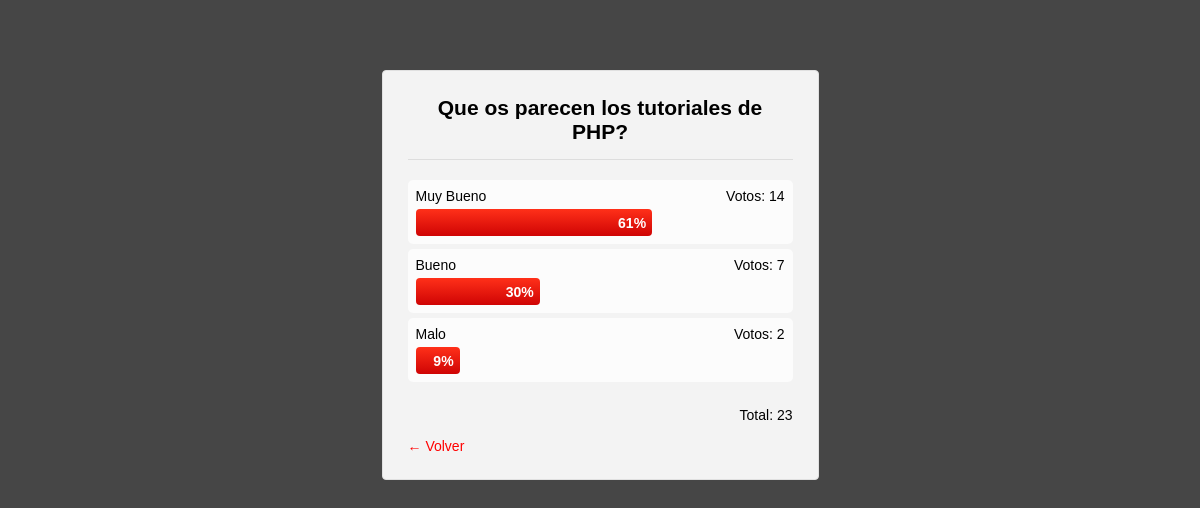
The page /resultado.php?id=1 on the database its author committed.
### tables this page shows
CREATE TABLE IF NOT EXISTS `opciones` (
  `id` int(11) NOT NULL AUTO_INCREMENT,
  `id_encuesta` int(11) NOT NULL,
  `nombre` varchar(50) NOT NULL,
  `valor` int(11) NOT NULL,
  PRIMARY KEY (`id`)
);

CREATE TABLE IF NOT EXISTS `encuestas` (
  `id` int(11) NOT NULL AUTO_INCREMENT,
  `titulo` varchar(50) NOT NULL,
  `fecha` date NOT NULL,
  PRIMARY KEY (`id`)
);

### resultado.php (the view, shortened to what this page needs)
<?php
    $suma = 0;
    $id = $_GET['id'];
    $mod = @mysql_query("SELECT SUM(valor) as valor FROM opciones WHERE id_encuesta = ".$id);
    while($result = @mysql_fetch_object($mod)){
        $suma = $result->valor;
    }
?>
<!DOCTYPE HTML>
<html lang="en-US">
<head>
    <link rel="stylesheet" href="estilos.css">
</head>
<body>
    <div class="wrap">
    <form action="" method="post">
<?php
    $aux = 0;
    $sql = "SELECT a.titulo as titulo, a.fecha as fecha, b.id as id, b.nombre as nombre, b.valor as valor FROM encuestas a INNER JOIN opciones b ON a.id = b.id_encuesta WHERE a.id = ".$id;
    $req = @mysql_query($sql);
    while($result = @mysql_fetch_object($req)){
        if($aux == 0){
                echo "<h1>".$result->titulo."</h1>";
                echo "<ul class='votacion'>";
            $aux = 1;
        }
        echo '<li><div class="fl">'.$result->nombre.'</div><div class="fr">Votos: '.$result->valor.'</div>';
        if($suma == 0){
            echo '<div class="barra cero" style="width:0%;"></div></li>';
        }else{
            echo '<div class="barra" style="width:'.($result->valor*100/$suma).'%;">'.round($result->valor*100/$suma).'%</div></li>';
        }
    }
    echo '</ul>';
    if(isset($aux)){
        echo '<span class="fr">Total: '.$suma.'</span>';
        echo '<a href="encuesta.php?id='.$id.'"" class="volver">← Volver</a>';
    }
?>
    </form>
    </div>
</body>
</html>

### basura/estilos.css (style rules this page uses)
.barra { background: #ff3019; background: -moz-linear-gradient(top, #ff3019 0%, #cf0404 100%); background: -webkit-linear-gradient(top, #ff3019 0%,#cf0404 100%); background: linear-gradient(to bottom, #ff3019 0%,#cf0404 100%); clear: both; height: 15px; color: white; font-weight: bold; text-align: right; padding: 6px; border-radius: 4px; max-width: 356px; min-width: 20px; }
* { margin: 0; padding: 0; font-family: sans-serif; font-size: 14px; }
body { background: #464646; }
a { text-decoration: none; color: red; }
.fr { float: right; }
.fl { float: left; }
.wrap { padding: 25px; margin: 0 auto; width: 385px; background: #F3F3F3; border-radius: 4px; margin-top: 70px; border: 1px solid #E0E0E0; }
h1 { margin-bottom: 20px; font-size: 21px; border-bottom: 1px solid #DDD; padding-bottom: 15px; text-align: center; }
ul.votacion { margin-bottom: 25px; list-style: none; }
.votacion li { padding: 8px; background: #FCFCFC; border-radius: 5px; margin-bottom: 5px; }
.votacion .fl { margin-bottom: 5px; }
.volver { display: block; padding-top: 15px; clear: both; }

### rows shown on the page
opciones: id_encuesta.titulo "Que os parecen los tutoriales de PHP?", nombre "Muy Bueno", valor "14", $result->valor*100/$suma 60.869565217391 (drawn), valor "61"
opciones: nombre "Bueno", valor "7", $result->valor*100/$suma 30.434782608696 (drawn), valor "30"
opciones: nombre "Malo", valor "2", $result->valor*100/$suma 8.695652173913 (drawn), valor "9"

### other values the page prints
$suma "23"
